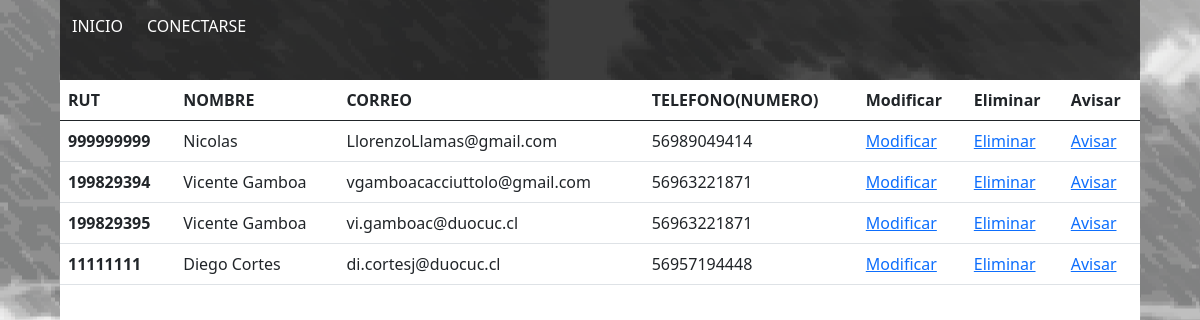
Screenshot of /listpacientes with the database file from the repository.
### CesfamApp/models.py (models this page shows, shortened)
class PACIENTE(models.Model):
    rut_pac = models.CharField(max_length=9,primary_key=True, verbose_name='Rut (sin punto ni guión) del paciente')
    nombre_pac = models.CharField(max_length=50,verbose_name='Nombre del paciente')
    correo_pac = models.CharField(null=True,blank=True,max_length=100,verbose_name='Mail')
    numero_pac = models.IntegerField(null=True,blank=True,verbose_name='Teléfono')
    nombre_tutor = models.ForeignKey(TUTOR,null=True,blank=True,on_delete=models.CASCADE,verbose_name='Tutor')

### CesfamApp/views.py (the view)
# urls.py: path('listpacientes',listpacientes,name="listpacientes"),
def listpacientes(request):
    paciente = PACIENTE.objects.all
    datos = {
        'paciente': paciente
    }
    return render(request,'CesfamWeb/listpacientes.html',datos)

### CesfamApp/templates/CesfamWeb/listpacientes.html (shortened to what this page needs)
{% load static %}
<!DOCTYPE html>
<html lang="es">
<head>
    <link rel="stylesheet" href="{% static 'css/bootstrap.css' %}">
    <link rel="stylesheet" href="{% static 'css/style.css' %}">
</head>
<body>
    <div id="div1">
        <nav class="navbar navbar-expand-lg navbar-light bg-light float-left">
            <div class="collapse navbar-collapse" id="navbarSupportedContent">
                <ul class="navbar-nav mr-auto">
                    <a href="{%url 'home'%}"><button class="btn btn-secondary algo" type="button" id="dropdownMenu2" aria-haspopup="true" aria-expanded="false">INICIO</button></a> {% if request.user.is_authenticated %}
                    <a href="{% url 'logout' %}"><button class="btn btn-secondary algo" type="button" id="dropdownMenu2" aria-haspopup="true" aria-expanded="false">SALIR</button></a>
                    <span class="badge red z-depth-1 mr-1"> {{ user }} </span>{% else %}
                    <a href="{% url 'login' %}"><button class="btn btn-secondary algo" type="button" id="dropdownMenu2" aria-haspopup="true" aria-expanded="false">CONECTARSE</button></a>{% endif %}
                </ul>
            </div>
        </nav>
    </div>
    <div id="divlist">
        <table class="table">
            <thead>
                <tr>
                    <th scope="col">RUT</th>
                    <th scope="col">NOMBRE</th>
                    <th scope="col">CORREO</th>
                    <th scope="col">TELEFONO(NUMERO)</th>
                    <th scope="col">Modificar</th>
                    <th scope="col">Eliminar</th>
                    <th scope="col">Avisar</th>
                </tr>
            </thead>
            <tbody>
                {% for pac in paciente%}
                <tr>
                    <th>{{pac.rut_pac}}</th>
                    <td>{{pac.nombre_pac}}</td>
                    <td>{{pac.correo_pac}}</td>
                    <td>{{pac.numero_pac}}</td>
                    <td>
                        <a href="{%url 'form_mod_pac' pac.rut_pac %}">Modificar</a>
                    </td>
                    <td>
                        <a href="{%url 'form_del_paciente' pac.rut_pac %}">Eliminar</a>
                    </td>
                    <td>
                        <a href="{%url 'notificarPac' pac.rut_pac %}">Avisar</a>
                    </td>
                </tr>
                {% endfor %}
            </tbody>
        </table>
    </div>
</body>
</html>

### CesfamApp/static/css/style.css (style rules this page uses)
body { background-image: url(../img/fondo_taller-06.png); background-position: center center; }
#div1 { position: absolute; height: 10%; left: 5%; width: 90%; top: 0%; background-color: #000000ad; z-index: 9999; }
.navbar { color: #000000b2; background-color: transparent !important; }
.algo { background-color: transparent !important; border: none; background-size: 95%; background-repeat: no-repeat; background-position: center; color: white !important; }
#divlist { position: absolute; background-color: #ffffff; height: 90%; left: 5%; width: 90%; top: 10%; }

### rows the page displays
PACIENTE: rut_pac "999999999", nombre_pac "Nicolas", correo_pac "LlorenzoLlamas@gmail.com", numero_pac "56989049414"
PACIENTE: rut_pac "199829394", nombre_pac "Vicente Gamboa", correo_pac "vgamboacacciuttolo@gmail.com", numero_pac "56963221871"
PACIENTE: rut_pac "199829395", nombre_pac "Vicente Gamboa", correo_pac "vi.gamboac@duocuc.cl", numero_pac "56963221871"
PACIENTE: rut_pac "11111111", nombre_pac "Diego Cortes", correo_pac "di.cortesj@duocuc.cl", numero_pac "56957194448"
